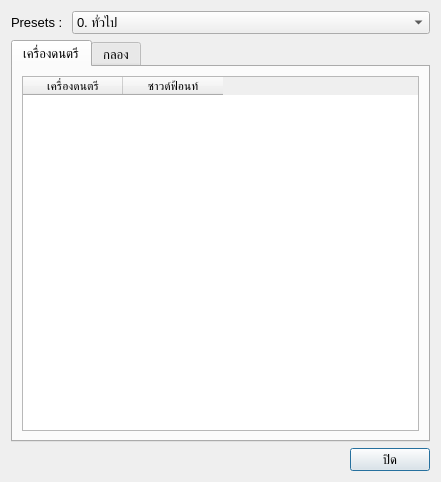
<?xml version="1.0" encoding="UTF-8"?>
<ui version="4.0">
 <class>MapSoundfontDialog</class>
 <widget class="QDialog" name="MapSoundfontDialog">
  <property name="geometry">
   <rect>
    <x>0</x>
    <y>0</y>
    <width>441</width>
    <height>482</height>
   </rect>
  </property>
  <property name="font">
   <font>
    <pointsize>10</pointsize>
   </font>
  </property>
  <property name="windowTitle">
   <string>ตารางเลือกใช้ซาวด์ฟ้อนท์</string>
  </property>
  <property name="locale">
   <locale language="English" country="UnitedStates"/>
  </property>
  <layout class="QVBoxLayout" name="verticalLayout_2">
   <item>
    <layout class="QHBoxLayout" name="horizontalLayout_2" stretch="0,1">
     <item>
      <widget class="QLabel" name="label">
       <property name="text">
        <string>Presets : </string>
       </property>
      </widget>
     </item>
     <item>
      <widget class="QComboBox" name="cbPresets">
       <property name="focusPolicy">
        <enum>Qt::NoFocus</enum>
       </property>
       <property name="currentIndex">
        <number>0</number>
       </property>
       <property name="maxVisibleItems">
        <number>11</number>
       </property>
       <item>
        <property name="text">
         <string>0. ทั่วไป</string>
        </property>
       </item>
       <item>
        <property name="text">
         <string>1. ลูกทุ่ง</string>
        </property>
       </item>
       <item>
        <property name="text">
         <string>2. ลูกกรุง</string>
        </property>
       </item>
       <item>
        <property name="text">
         <string>3. เพื่อชีวิต</string>
        </property>
       </item>
       <item>
        <property name="text">
         <string>4. 60's</string>
        </property>
       </item>
       <item>
        <property name="text">
         <string>5. สตริง</string>
        </property>
       </item>
       <item>
        <property name="text">
         <string>6. ร็อค</string>
        </property>
       </item>
       <item>
        <property name="text">
         <string>7. รีมิกซ์</string>
        </property>
       </item>
       <item>
        <property name="text">
         <string>8. ลำซิ่ง</string>
        </property>
       </item>
       <item>
        <property name="text">
         <string>9. แจ๊ส</string>
        </property>
       </item>
       <item>
        <property name="text">
         <string>10. ดนตรีสด</string>
        </property>
       </item>
      </widget>
     </item>
    </layout>
   </item>
   <item>
    <widget class="QTabWidget" name="tabWidget">
     <property name="currentIndex">
      <number>0</number>
     </property>
     <widget class="QWidget" name="tab">
      <attribute name="title">
       <string>เครื่องดนตรี</string>
      </attribute>
      <layout class="QVBoxLayout" name="verticalLayout_3">
       <item>
        <widget class="QTableWidget" name="tableInst">
         <property name="contextMenuPolicy">
          <enum>Qt::CustomContextMenu</enum>
         </property>
         <property name="editTriggers">
          <set>QAbstractItemView::NoEditTriggers</set>
         </property>
         <property name="selectionBehavior">
          <enum>QAbstractItemView::SelectRows</enum>
         </property>
         <attribute name="verticalHeaderVisible">
          <bool>false</bool>
         </attribute>
         <attribute name="verticalHeaderDefaultSectionSize">
          <number>23</number>
         </attribute>
         <column>
          <property name="text">
           <string>เครื่องดนตรี</string>
          </property>
         </column>
         <column>
          <property name="text">
           <string>ซาวด์ฟ้อนท์</string>
          </property>
         </column>
        </widget>
       </item>
      </layout>
     </widget>
     <widget class="QWidget" name="tab_2">
      <attribute name="title">
       <string>กลอง</string>
      </attribute>
      <layout class="QVBoxLayout" name="verticalLayout">
       <item>
        <widget class="QTableWidget" name="tableDrum">
         <property name="contextMenuPolicy">
          <enum>Qt::CustomContextMenu</enum>
         </property>
         <property name="editTriggers">
          <set>QAbstractItemView::NoEditTriggers</set>
         </property>
         <property name="selectionBehavior">
          <enum>QAbstractItemView::SelectRows</enum>
         </property>
         <attribute name="verticalHeaderVisible">
          <bool>false</bool>
         </attribute>
         <attribute name="verticalHeaderDefaultSectionSize">
          <number>23</number>
         </attribute>
         <row>
          <property name="text">
           <string>New Row</string>
          </property>
         </row>
         <row>
          <property name="text">
           <string>New Row</string>
          </property>
         </row>
         <row>
          <property name="text">
           <string>New Row</string>
          </property>
         </row>
         <row>
          <property name="text">
           <string>New Row</string>
          </property>
         </row>
         <row>
          <property name="text">
           <string>New Row</string>
          </property>
         </row>
         <row>
          <property name="text">
           <string>New Row</string>
          </property>
         </row>
         <row>
          <property name="text">
           <string>New Row</string>
          </property>
         </row>
         <row>
          <property name="text">
           <string>New Row</string>
          </property>
         </row>
         <row>
          <property name="text">
           <string>New Row</string>
          </property>
         </row>
         <row>
          <property name="text">
           <string>New Row</string>
          </property>
         </row>
         <row>
          <property name="text">
           <string>New Row</string>
          </property>
         </row>
         <row>
          <property name="text">
           <string>New Row</string>
          </property>
         </row>
         <row>
          <property name="text">
           <string>New Row</string>
          </property>
         </row>
         <row>
          <property name="text">
           <string>New Row</string>
          </property>
         </row>
         <row>
          <property name="text">
           <string>New Row</string>
          </property>
         </row>
         <row>
          <property name="text">
           <string>New Row</string>
          </property>
         </row>
         <column>
          <property name="text">
           <string>ชิ้นกลอง</string>
          </property>
         </column>
         <column>
          <property name="text">
           <string>ซาวด์ฟ้อนท์</string>
          </property>
         </column>
         <item row="0" column="0">
          <property name="text">
           <string>Kick (Bass Drum)</string>
          </property>
         </item>
         <item row="0" column="1">
          <property name="text">
           <string/>
          </property>
         </item>
         <item row="1" column="0">
          <property name="text">
           <string>Snare</string>
          </property>
         </item>
         <item row="2" column="0">
          <property name="text">
           <string>Side Stick/Rimshot</string>
          </property>
         </item>
         <item row="3" column="0">
          <property name="text">
           <string>High Tom</string>
          </property>
         </item>
         <item row="4" column="0">
          <property name="text">
           <string>Mid Tom</string>
          </property>
         </item>
         <item row="5" column="0">
          <property name="text">
           <string>Low Tom</string>
          </property>
         </item>
         <item row="6" column="0">
          <property name="text">
           <string>Hi-hat</string>
          </property>
         </item>
         <item row="7" column="0">
          <property name="text">
           <string>Cowbell</string>
          </property>
         </item>
         <item row="8" column="0">
          <property name="text">
           <string>Crash Cymbal</string>
          </property>
         </item>
         <item row="9" column="0">
          <property name="text">
           <string>Ride Cymbal</string>
          </property>
         </item>
         <item row="10" column="0">
          <property name="text">
           <string>Bongo</string>
          </property>
         </item>
         <item row="11" column="0">
          <property name="text">
           <string>Conga</string>
          </property>
         </item>
         <item row="12" column="0">
          <property name="text">
           <string>Timbale</string>
          </property>
         </item>
         <item row="13" column="0">
          <property name="text">
           <string>ฉิ่ง / Triangle</string>
          </property>
         </item>
         <item row="14" column="0">
          <property name="text">
           <string>ฉาบ</string>
          </property>
         </item>
         <item row="15" column="0">
          <property name="text">
           <string>Percussion Etc</string>
          </property>
         </item>
        </widget>
       </item>
      </layout>
     </widget>
    </widget>
   </item>
   <item>
    <layout class="QHBoxLayout" name="horizontalLayout">
     <item>
      <spacer name="horizontalSpacer">
       <property name="orientation">
        <enum>Qt::Horizontal</enum>
       </property>
       <property name="sizeHint" stdset="0">
        <size>
         <width>40</width>
         <height>20</height>
        </size>
       </property>
      </spacer>
     </item>
     <item>
      <widget class="QPushButton" name="btnClose">
       <property name="text">
        <string>ปิด</string>
       </property>
      </widget>
     </item>
    </layout>
   </item>
  </layout>
 </widget>
 <resources/>
 <connections/>
</ui>
